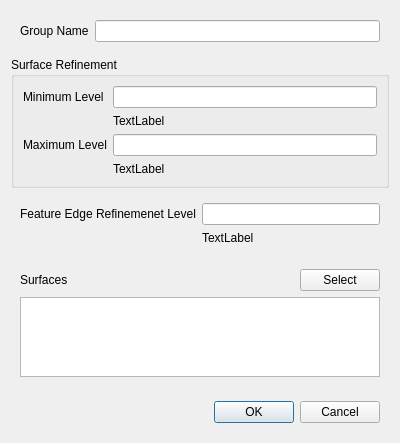
<?xml version="1.0" encoding="UTF-8"?>
<ui version="4.0">
 <class>SurfaceRefinementDialog</class>
 <widget class="QDialog" name="SurfaceRefinementDialog">
  <property name="geometry">
   <rect>
    <x>0</x>
    <y>0</y>
    <width>400</width>
    <height>443</height>
   </rect>
  </property>
  <property name="windowTitle">
   <string>Surface Refinement</string>
  </property>
  <layout class="QVBoxLayout" name="verticalLayout">
   <item>
    <widget class="QWidget" name="parameters" native="true">
     <layout class="QVBoxLayout" name="verticalLayout_3">
      <property name="leftMargin">
       <number>0</number>
      </property>
      <property name="topMargin">
       <number>0</number>
      </property>
      <property name="rightMargin">
       <number>0</number>
      </property>
      <item>
       <widget class="QWidget" name="widget" native="true">
        <layout class="QFormLayout" name="formLayout">
         <item row="0" column="0">
          <widget class="QLabel" name="label">
           <property name="text">
            <string>Group Name</string>
           </property>
          </widget>
         </item>
         <item row="0" column="1">
          <widget class="QLineEdit" name="groupName"/>
         </item>
        </layout>
       </widget>
      </item>
      <item>
       <widget class="QGroupBox" name="groupBox">
        <property name="title">
         <string>Surface Refinement</string>
        </property>
        <layout class="QFormLayout" name="formLayout_2">
         <item row="0" column="0">
          <widget class="QLabel" name="label_2">
           <property name="text">
            <string>Minimum Level</string>
           </property>
          </widget>
         </item>
         <item row="0" column="1">
          <widget class="QLineEdit" name="minimumLevel"/>
         </item>
         <item row="2" column="0">
          <widget class="QLabel" name="label_5">
           <property name="text">
            <string>Maximum Level</string>
           </property>
          </widget>
         </item>
         <item row="2" column="1">
          <widget class="QLineEdit" name="maximumLevel"/>
         </item>
         <item row="1" column="1">
          <widget class="QLabel" name="minimumLevelCellSize">
           <property name="text">
            <string>TextLabel</string>
           </property>
          </widget>
         </item>
         <item row="3" column="1">
          <widget class="QLabel" name="maximumLevelCellSzie">
           <property name="text">
            <string>TextLabel</string>
           </property>
          </widget>
         </item>
        </layout>
       </widget>
      </item>
      <item>
       <widget class="QWidget" name="widget_4" native="true">
        <layout class="QFormLayout" name="formLayout_3">
         <property name="bottomMargin">
          <number>0</number>
         </property>
         <item row="1" column="1">
          <widget class="QLineEdit" name="featureEdgeRefinementLevel"/>
         </item>
         <item row="1" column="0">
          <widget class="QLabel" name="label_3">
           <property name="text">
            <string>Feature Edge Refinemenet Level</string>
           </property>
          </widget>
         </item>
         <item row="2" column="1">
          <widget class="QLabel" name="featureEdgeLevelCellSize">
           <property name="text">
            <string>TextLabel</string>
           </property>
          </widget>
         </item>
        </layout>
       </widget>
      </item>
     </layout>
    </widget>
   </item>
   <item>
    <widget class="QWidget" name="widget_3" native="true">
     <layout class="QVBoxLayout" name="verticalLayout_2">
      <property name="topMargin">
       <number>0</number>
      </property>
      <item>
       <widget class="QWidget" name="widget_2" native="true">
        <layout class="QHBoxLayout" name="horizontalLayout">
         <property name="leftMargin">
          <number>0</number>
         </property>
         <property name="rightMargin">
          <number>0</number>
         </property>
         <property name="bottomMargin">
          <number>0</number>
         </property>
         <item>
          <widget class="QLabel" name="label_4">
           <property name="text">
            <string>Surfaces</string>
           </property>
          </widget>
         </item>
         <item>
          <spacer name="horizontalSpacer">
           <property name="orientation">
            <enum>Qt::Horizontal</enum>
           </property>
           <property name="sizeHint" stdset="0">
            <size>
             <width>229</width>
             <height>20</height>
            </size>
           </property>
          </spacer>
         </item>
         <item>
          <widget class="QPushButton" name="select">
           <property name="text">
            <string>Select</string>
           </property>
          </widget>
         </item>
        </layout>
       </widget>
      </item>
      <item>
       <widget class="QListWidget" name="surfaces">
        <property name="selectionMode">
         <enum>QAbstractItemView::NoSelection</enum>
        </property>
       </widget>
      </item>
     </layout>
    </widget>
   </item>
   <item>
    <widget class="QWidget" name="widget_5" native="true">
     <layout class="QHBoxLayout" name="horizontalLayout_2">
      <item>
       <spacer name="horizontalSpacer_2">
        <property name="orientation">
         <enum>Qt::Horizontal</enum>
        </property>
        <property name="sizeHint" stdset="0">
         <size>
          <width>181</width>
          <height>20</height>
         </size>
        </property>
       </spacer>
      </item>
      <item>
       <widget class="QPushButton" name="ok">
        <property name="text">
         <string>OK</string>
        </property>
        <property name="default">
         <bool>true</bool>
        </property>
       </widget>
      </item>
      <item>
       <widget class="QPushButton" name="cancel">
        <property name="text">
         <string>Cancel</string>
        </property>
       </widget>
      </item>
     </layout>
    </widget>
   </item>
  </layout>
 </widget>
 <resources/>
 <connections>
  <connection>
   <sender>cancel</sender>
   <signal>clicked()</signal>
   <receiver>SurfaceRefinementDialog</receiver>
   <slot>reject()</slot>
   <hints>
    <hint type="sourcelabel">
     <x>344</x>
     <y>346</y>
    </hint>
    <hint type="destinationlabel">
     <x>199</x>
     <y>188</y>
    </hint>
   </hints>
  </connection>
 </connections>
</ui>
